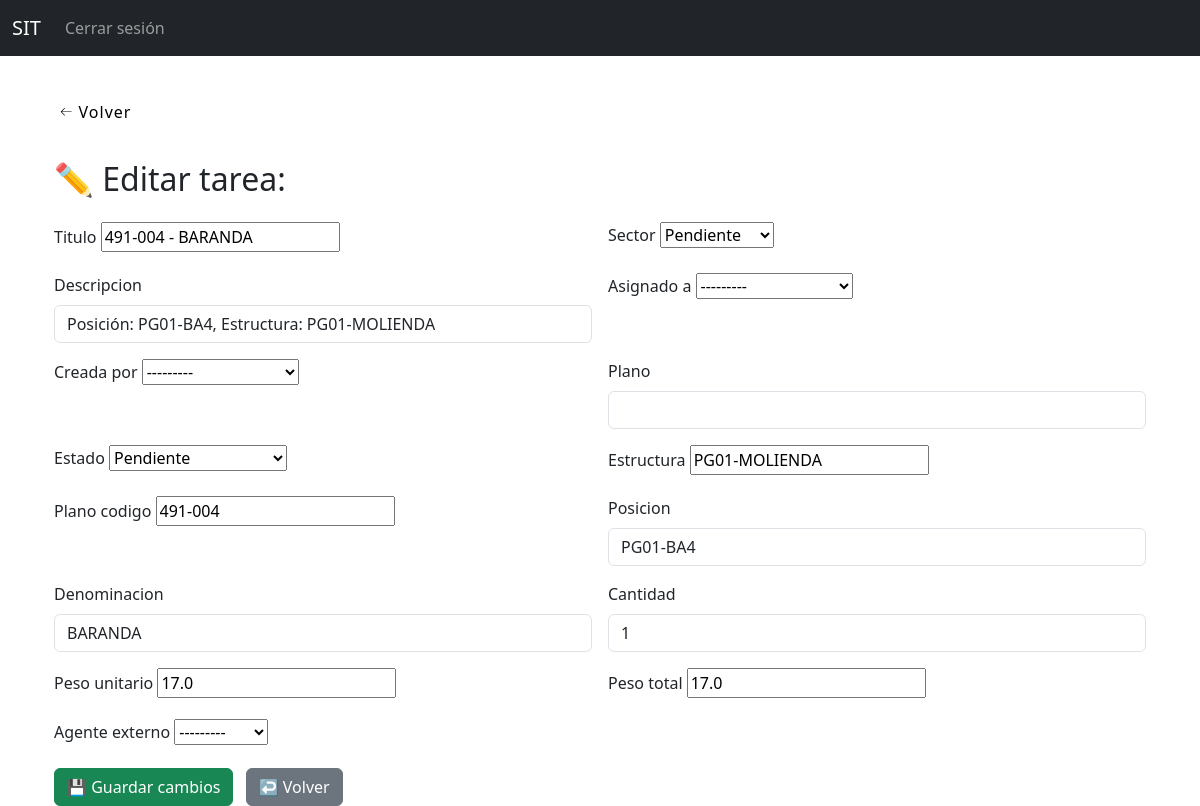
The page /tarea/10657/editar/ (signed in) on the database as committed earlier.
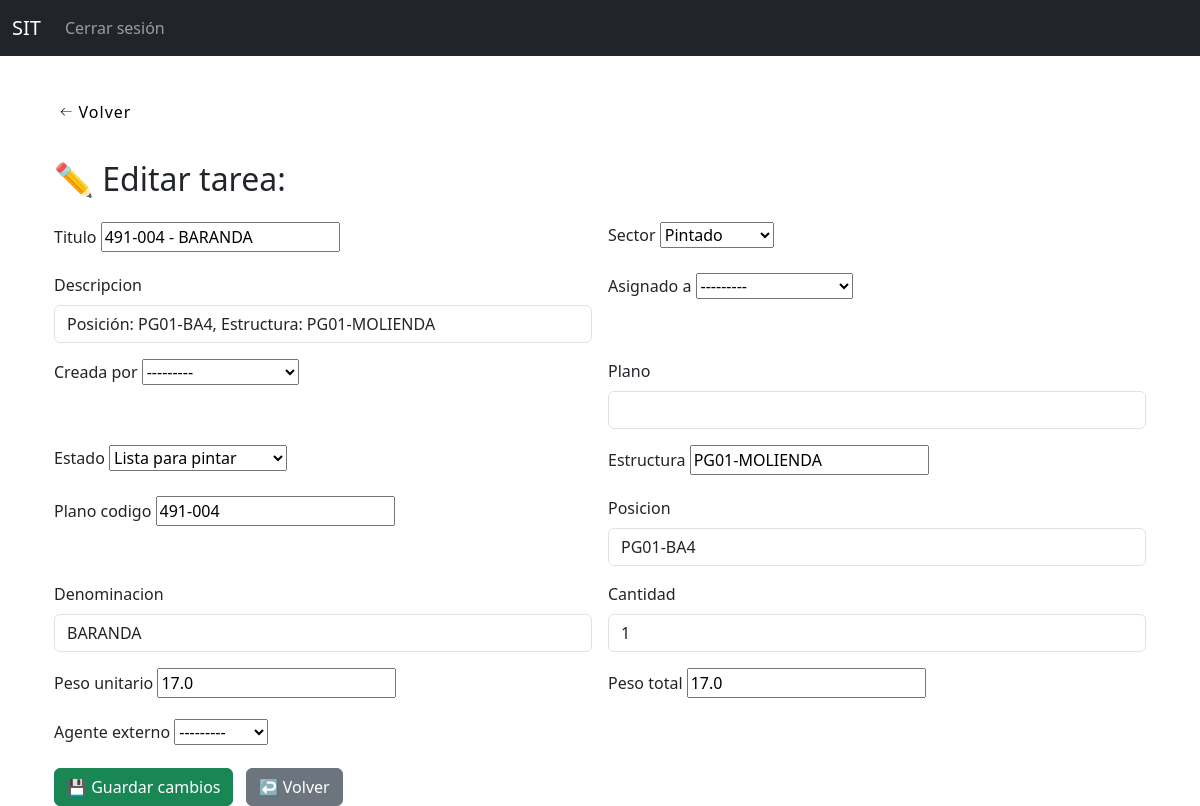
The same page on the database as committed later.
### tareas_app/models.py (models this page shows, shortened)
class Tarea(models.Model):
    titulo = models.CharField(max_length=100)
    sector = models.CharField(max_length=30, choices=SECTOR, default='pendiente')
    descripcion = models.TextField()
    asignado_a = models.ForeignKey(Empleado, on_delete=models.SET_NULL, null=True, blank=True, related_name="tareas_asignadas")
    creada_por = models.ForeignKey(Empleado, null=True, blank=True, on_delete=models.SET_NULL)
    fecha_creacion = models.DateTimeField(auto_now_add=True)
    plano = models.ImageField(upload_to='planos/', null=True, blank=True)
    estado = models.CharField(max_length=20, choices=ESTADOS, default='pendiente')
    orden = models.ForeignKey(OrdenDeTrabajo, related_name='tareas', on_delete=models.CASCADE, null=True, blank=True)
    estructura = models.CharField(max_length=100, blank=True)
    plano_codigo = models.CharField(max_length=50, blank=True)
    posicion = models.CharField(max_length=50, blank=True)
    denominacion = models.CharField(max_length=100, blank=True)
    cantidad = models.IntegerField(null=True, blank=True)
    peso_unitario = models.FloatField(null=True, blank=True)
    peso_total = models.FloatField(null=True, blank=True)
    agente_externo = models.ForeignKey(AgenteExterno, null=True, blank=True, on_delete=models.SET_NULL)

### tareas_app/views.py (the view)
# urls.py: path('tarea/<int:tarea_id>/editar/', views.editar_tarea, name='editar_tarea'),
@user_passes_test(es_admin_o_ingenieria)
def editar_tarea(request, tarea_id):
    tarea = get_object_or_404(Tarea, id=tarea_id)
    if request.method == "POST":
        form = TareaForm(request.POST, instance=tarea)
        if form.is_valid():
            form.save()
            messages.success(request, "Tarea modificada correctamente.")
            return redirect('detalle_tarea', tarea_id=tarea.id)
    else:
        form = TareaForm(instance=tarea)
    del form.fields['orden']
    es_ingenieria = request.user.empleado.perfil == 'ingenieria'
    if es_ingenieria:
        del form.fields['estado']
        del form.fields['sector']
        del form.fields['asignado_a']
        del form.fields['agente_externo']
    return render(request, 'tareas/editar_tarea.html', {'form': form, 'tarea': tarea})

### tareas_app/forms.py
class TareaForm(forms.ModelForm):
    class Meta:
        model = Tarea
        fields = [
            'titulo',
            'descripcion',
            'estructura',
            'plano_codigo',
            'posicion',
            'denominacion',
            'cantidad',
            'peso_unitario',
            'peso_total',
        ]

### tareas_app/models.py (called while the page is built)
    def __str__(self):
        return self.nombre

    def __str__(self):
        return self.nombre

### tareas_app/views.py (called while the page is built)
def es_admin_o_ingenieria(empleado):
    return hasattr(empleado, 'empleado') and empleado.empleado.perfil in ['ingenieria', 'administrador']

### templates/tareas/editar_tarea.html (shortened to what this page needs)
{% extends 'base.html' %}
{% block content %}
<button class="back-button" onclick="history.back()">
  <span>Volver</span>
</button>
<div class="container mt-4">
  <h2 class="mb-4">✏️ Editar tarea: <strong>{{ tarea.codigo }}</strong></h2>
  <form method="post" class="row g-3 needs-validation" novalidate>
    {% for field in form %}
      <div class="col-md-6">
        <label for="{{ field.id_for_label }}" class="form-label">{{ field.label }}</label>
        {{ field }}
      </div>
    {% endfor %}
    <div class="col-12 mt-3">
      <button type="submit" class="btn btn-success">💾 Guardar cambios</button>
      <a href="{% url 'detalle_tarea' tarea.id %}" class="btn btn-secondary ms-2">↩️ Volver</a>
    </div>
  </form>
</div>
{% endblock %}

Rows that differ between the two databases and show on the page:
changed Tarea "491-004 - BARANDA": sector "Pendiente" → "Pintado"; estado "Pendiente" → "Lista para pintar"
